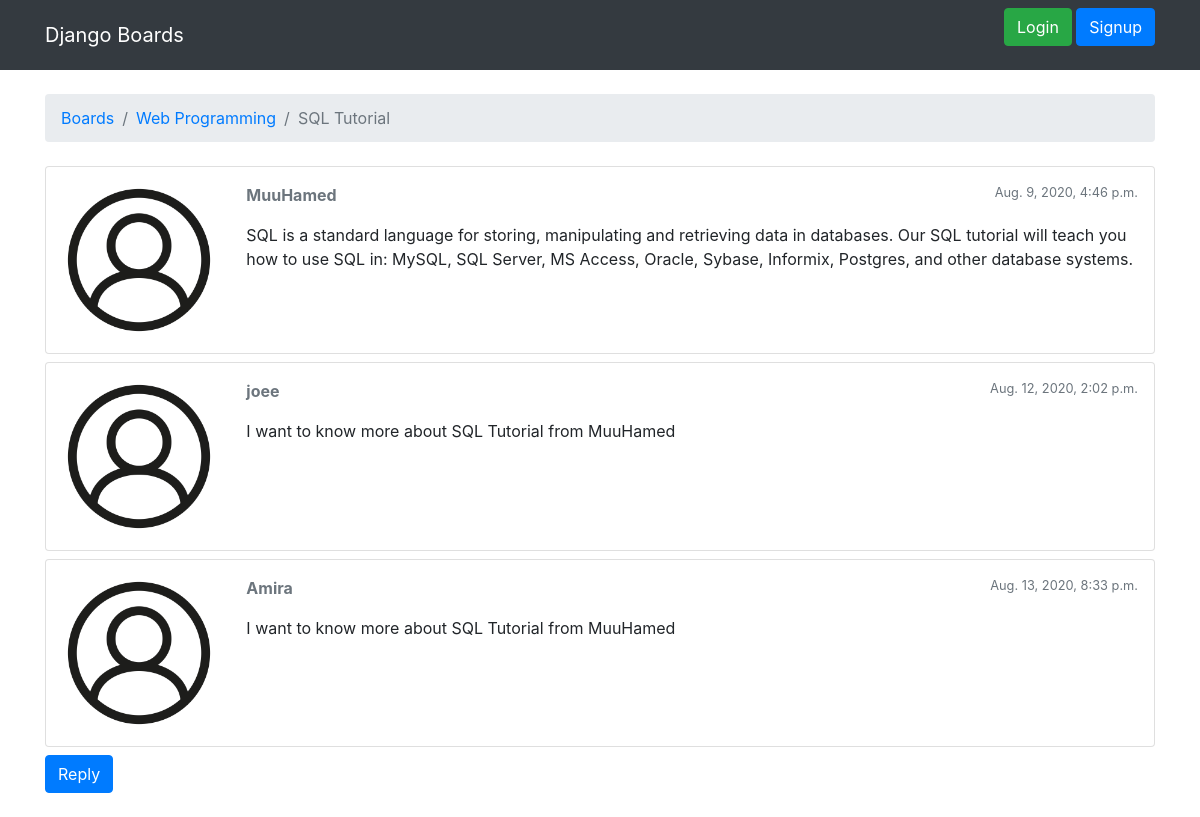
The page /dicussion_board/boards/1/topics/8/ on the database its author committed.
### boards/models.py (models this page shows, shortened)
class Topic(models.Model):
    objects = None
    subject = models.CharField(max_length=265)
    board = models.ForeignKey(Board, related_name='topics', on_delete=models.CASCADE)
    created_by = models.ForeignKey(User, related_name='topics', on_delete=models.CASCADE)
    created_dt = models.DateTimeField(auto_now_add=True)
    views = models.PositiveIntegerField(default=0)
    updated_by = models.ForeignKey(User, null=True, related_name='+', on_delete=models.CASCADE)
    updated_dt = models.DateTimeField(null=True)

class Board(models.Model):
    objects = None
    name = models.CharField(max_length=150, unique=True)
    description = models.CharField(max_length=150)

class Post(models.Model):
    objects = None
    message = models.CharField(max_length=4000)
    topic = models.ForeignKey(Topic, related_name='posts', on_delete=models.CASCADE)
    created_by = models.ForeignKey(User, related_name='posts', on_delete=models.CASCADE)
    created_dt = models.DateTimeField(auto_now_add=True)
    updated_by = models.ForeignKey(User, null=True, related_name='+', on_delete=models.CASCADE)
    updated_dt = models.DateTimeField(null=True)

### boards/views.py (the view)
# urls.py: path('boards/<int:id>/topics/<int:topic_id>/', views.topic_posts, name='topic_posts'),
def topic_posts(request, id, topic_id):
    topic = get_object_or_404(Topic, board__id=id, id=topic_id)
    session_key = 'view_topics_{}'.format(topic.id)
    if not request.session.get(session_key,False):
        topic.views += 1
        topic.save()
        request.session[session_key] = True
    return render(request, 'topic_posts.html', {'topic': topic})

### templates/topic_posts.html (shortened to what this page needs)
{% extends 'base.html' %}
{% load static %}
{% block breadcrumb %}
    <li class="breadcrumb-item active"><a href="{% url 'home'%}"> Boards </a></li>
    <li class="breadcrumb-item active"><a href="{% url 'board_topics' topic.board.id %}" > {{topic.board.name}} </a></li>
    <li class="breadcrumb-item active"> {{topic.subject}} </li>
{% endblock %}
{% block content %}
  {% for post in topic.posts.all %}
    <div class="card mb-2">
      <div class="card-body p-3">
        <div class="row">
          <div class="col-2">
            <img src="{% static 'img/user.png'%}" alt="{{post.created_by.username}}" class="W-100">
          </div>
          <div class="col-10">
            <div class="row mb-3">
              <div class="col-6">
                <strong class="text-muted"> {{post.created_by.username}} </strong>
              </div>
              <div class="col-6 text-right">
                <small class="text-muted"> {{post.created_dt}} </small>
              </div>
            </div>
            {{post.message}}
          </div>
        </div>
      </div>
    </div>
  {% endfor %}
<div class="mb-4">
    <a href="{% url 'reply_post' topic.board.id topic.id %}" class="btn btn-primary"> Reply </a>
</div>
{% endblock %}

### templates/base.html (shortened to what this page needs)
{% load static%}
<html lang="en">
<head>
    <link rel="stylesheet" href="{%static 'css/bootstrap.min.css'%}">
</head>
<body>
{%block body%}
<nav class="navbar navbar-expand-sm navbar-dark bg-dark">
  <div class="container">
    <a class="navbar-brand" href="{% url 'home' %}">Django Boards</a>
    <div class="collapse navbar-collapse" id="mainMenu">
        {% if user.is_authenticated %}
      <ul class="navbar-nav ml-auto">
        <li class="nav-item dropdown">
          <a class="nav-link dropdown-toggle" href="#" id="userMenu" data-toggle="dropdown" aria-haspopup="true" aria-expanded="false">
            {{ user.username }}
          </a>
          <div class="dropdown-menu dropdown-menu-right" aria-labelledby="userMenu">
            <a class="dropdown-item" href="{% url 'my_account' %}">My account</a>
            <a class="dropdown-item" href="{% url 'password_change' %}">Change password</a>
            <div class="dropdown-divider"></div>
            <a class="dropdown-item" href="{% url 'logout' %}">Log out</a>
          </div>
        </li>
      </ul>
        {% else %}
        <form class="form-line ml-auto">
            <a href="{% url 'login' %}" class="btn btn-success"> Login </a>
            <a href="{% url 'signup'%}" class="btn btn-primary"> Signup </a>
        </form>
        {% endif %}
    </div>
  </div>
</nav>
<div class="container">
<ol class="breadcrumb my-4">
    {% block breadcrumb %}
    {% endblock %}
</ol>
    {% block content %}
    {% endblock %}
</div>
{% endblock %}
</body>
</html>

### rows shown on the page
Topic: board.name "Web Programming", subject "SQL Tutorial"
Post: created_by.username "MuuHamed", created_dt "Aug. 9, 2020, 4:46 p.m.", message "SQL is a standard language for storing, manipulating and retrieving data in databases. Our SQL tutorial will teach you how to use SQL in: MySQL, SQL Server, MS Access, Oracle, Sybase, Informix, Postgres, and other database systems."
Post: created_by.username "joee", created_dt "Aug. 12, 2020, 2:02 p.m.", message "I want to know more about SQL Tutorial from MuuHamed"
Post: created_by.username "Amira", created_dt "Aug. 13, 2020, 8:33 p.m.", message "I want to know more about SQL Tutorial from MuuHamed"
